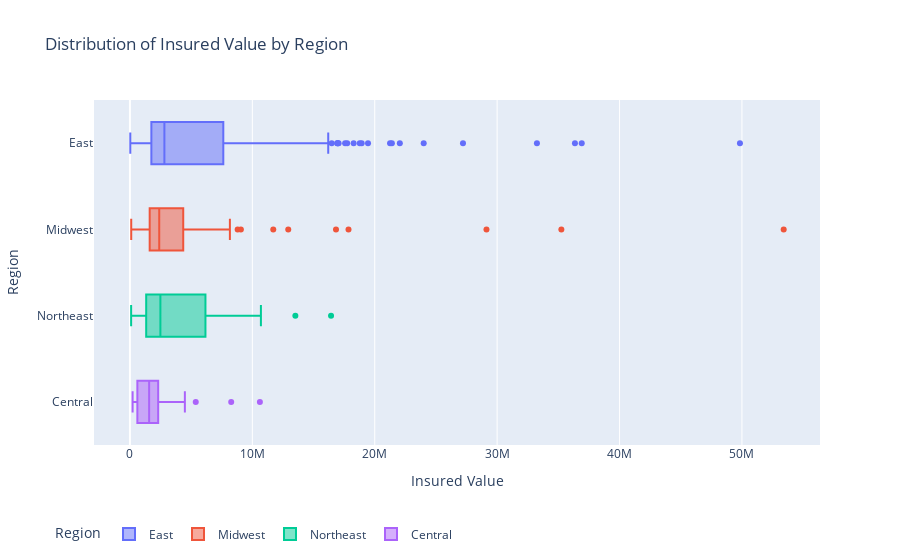
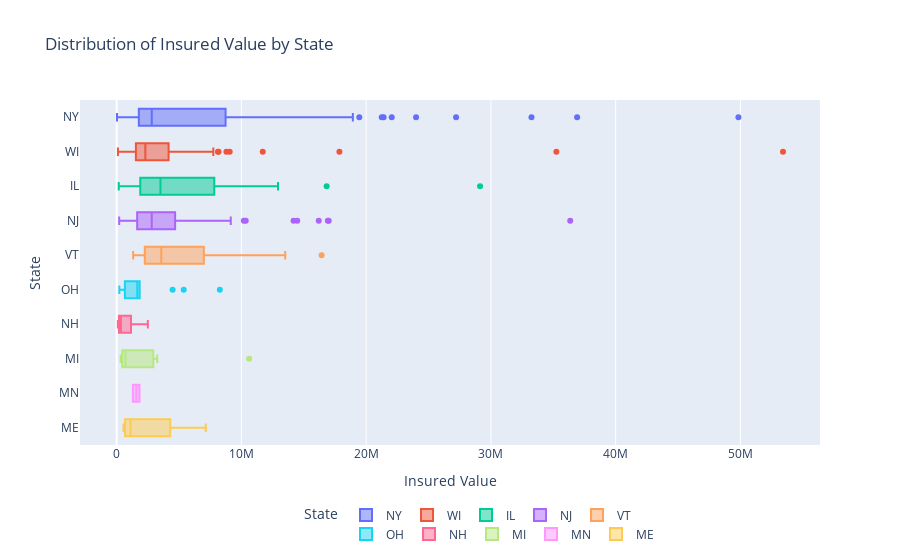
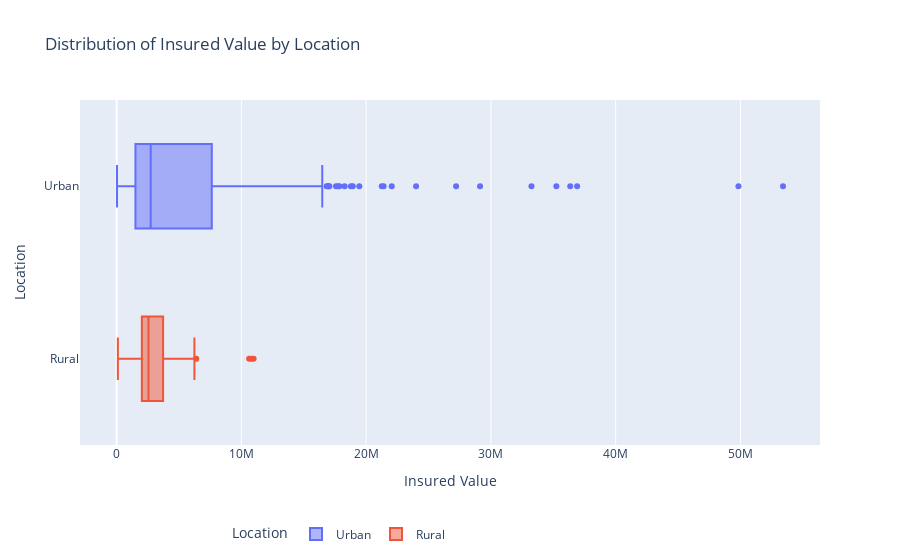
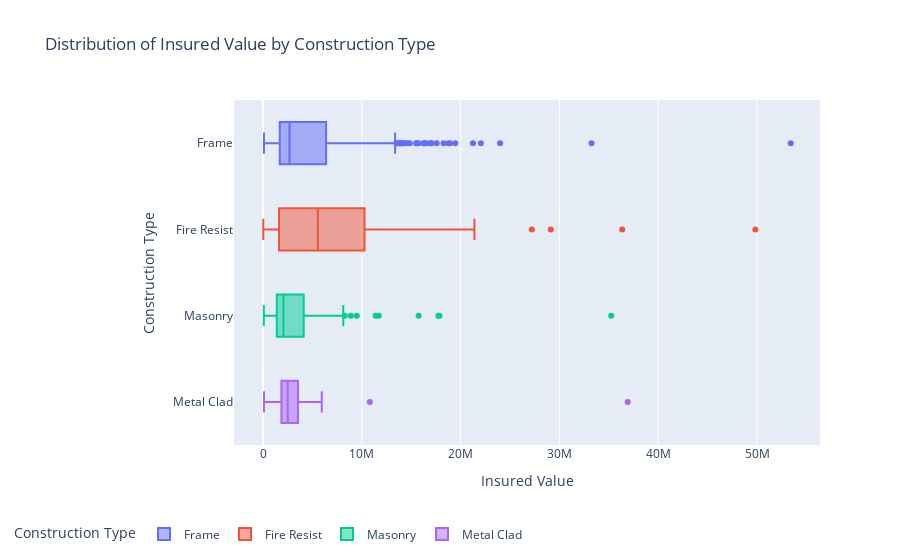

Notebook code for these charts, in order:
### Code cell
def describe_groupby(df,group_vars):
    print(group_vars)
    display(df.groupby(group_vars)['Insured Value'].describe())
    return

pivot_cats = ['Region','State','Location','Construction Type', 'Business Type', 'Earthquake', 'Flood']
for i in pivot_cats:
    describe_groupby(upskill_df, [i])
    fig = px.box(upskill_df, x='Insured Value',y=upskill_df[i],#box=True,
                hover_data=upskill_df.columns,
                color=upskill_df[i],
                title='Distribution of Insured Value by {}'.format(str(i))#height=500
               )
    fig.update_layout(legend=dict(orientation="h",                            
                             yanchor="bottom",
                             y=-.3,                             
                             xanchor="right",                             
                             x=.5                                
                            )
                 )
    fig.show()
describe_groupby(upskill_df,['Region','State'])

### Figure 1 — Plotly figure (JSON) as saved in the notebook; plotly's stock layout.template omitted (floating-point values rounded to 4 significant figures; data arrays with more than 128 entries replaced by an {"elided": "..."} marker saying what was removed)
{"data": [{"alignmentgroup": "True", "customdata": {"elided": "337x12 mixed values"}, "hovertemplate": "Region=%{customdata[4]}<br>Insured Value=%{customdata[5]}<br>Policy=%{customdata[0]}<br>Expiration=%{customdata[1]}<br>Location=%{customdata[2]}<br>State=%{customdata[3]}<br>Construction Type=%{customdata[6]}<br>Business Type=%{customdata[7]}<br>Earthquake=%{customdata[8]}<br>Flood=%{customdata[9]}<br>Expiring Month=%{customdata[10]}<br>Earthquake/Flood Risk=%{customdata[11]}<extra></extra>", "legendgroup": "East", "marker": {"color": "#636efa"}, "name": "East", "notched": false, "offsetgroup": "East", "orientation": "h", "showlegend": true, "type": "box", "x": {"elided": "337 int values"}, "x0": " ", "xaxis": "x", "y": {"elided": "337 str values"}, "y0": " ", "yaxis": "y"}, {"alignmentgroup": "True", "customdata": {"elided": "108x12 mixed values"}, "hovertemplate": "Region=%{customdata[4]}<br>Insured Value=%{customdata[5]}<br>Policy=%{customdata[0]}<br>Expiration=%{customdata[1]}<br>Location=%{customdata[2]}<br>State=%{customdata[3]}<br>Construction Type=%{customdata[6]}<br>Business Type=%{customdata[7]}<br>Earthquake=%{customdata[8]}<br>Flood=%{customdata[9]}<br>Expiring Month=%{customdata[10]}<br>Earthquake/Flood Risk=%{customdata[11]}<extra></extra>", "legendgroup": "Midwest", "marker": {"color": "#EF553B"}, "name": "Midwest", "notched": false, "offsetgroup": "Midwest", "orientation": "h", "showlegend": true, "type": "box", "x": [2052660, 12934500, 928300, 4036000, 11710880, 1432835, 4380200, 53410614, 3145700, 1451100, 8800000, 17856705, 1990915, 1895000, 5000368, 8126500, 5613900, 9062700, 4833900, 2707630, 1152600, 2280000, 1451662, 1568100, 2063960, 6020060, 3725520, 35245000, 294700, 723900, 979572, 4886675, 1834200, 2103390, 7750100, 2867650, 2798650, 4077100, 3086048, 2922600, 500500, 3980100, 2987000, 1658765, 7828000, 6040300, 2224219, 782428, 1397100, 3701573, 6385452, 4671000, 2100000, 2201500, 105000, 29128000, 1778600, 578400, 2205950, 8166050, 3222081, 1365000, 4578800, 172100, 4577032, 1702350, 2025100, 2067500, 1675000, 631410, 2321900, 275000, 1519100, 2182250, 4328620, 685000, 1960200, 16833800, 787500, 2611400, 1305100, 2070000, 1403100, 5503255, 5015000, 504000, 2211300, 2984500, 2502600, 4064995, 3175400, 3741300, 4201800, 2820265, 3952500, 2900000, 2030600, 1063100, 1740000, 2464755, 1400000, 1711268, 539040, 4822450, 4132600, 3883300, 1665100, 1776800], "x0": " ", "xaxis": "x", "y": ["Midwest", "Midwest", "Midwest", "Midwest", "Midwest", "Midwest", "Midwest", "Midwest", "Midwest", "Midwest", "Midwest", "Midwest", "Midwest", "Midwest", "Midwest", "Midwest", "Midwest", "Midwest", "Midwest", "Midwest", "Midwest", "Midwest", "Midwest", "Midwest", "Midwest", "Midwest", "Midwest", "Midwest", "Midwest", "Midwest", "Midwest", "Midwest", "Midwest", "Midwest", "Midwest", "Midwest", "Midwest", "Midwest", "Midwest", "Midwest", "Midwest", "Midwest", "Midwest", "Midwest", "Midwest", "Midwest", "Midwest", "Midwest", "Midwest", "Midwest", "Midwest", "Midwest", "Midwest", "Midwest", "Midwest", "Midwest", "Midwest", "Midwest", "Midwest", "Midwest", "Midwest", "Midwest", "Midwest", "Midwest", "Midwest", "Midwest", "Midwest", "Midwest", "Midwest", "Midwest", "Midwest", "Midwest", "Midwest", "Midwest", "Midwest", "Midwest", "Midwest", "Midwest", "Midwest", "Midwest", "Midwest", "Midwest", "Midwest", "Midwest", "Midwest", "Midwest", "Midwest", "Midwest", "Midwest", "Midwest", "Midwest", "Midwest", "Midwest", "Midwest", "Midwest", "Midwest", "Midwest", "Midwest", "Midwest", "Midwest", "Midwest", "Midwest", "Midwest", "Midwest", "Midwest", "Midwest", "Midwest", "Midwest"], "y0": " ", "yaxis": "y"}, {"alignmentgroup": "True", "customdata": {"elided": "34x12 mixed values"}, "hovertemplate": "Region=%{customdata[4]}<br>Insured Value=%{customdata[5]}<br>Policy=%{customdata[0]}<br>Expiration=%{customdata[1]}<br>Location=%{customdata[2]}<br>State=%{customdata[3]}<br>Construction Type=%{customdata[6]}<br>Business Type=%{customdata[7]}<br>Earthquake=%{customdata[8]}<br>Flood=%{customdata[9]}<br>Expiring Month=%{customdata[10]}<br>Earthquake/Flood Risk=%{customdata[11]}<extra></extra>", "legendgroup": "Northeast", "marker": {"color": "#00cc96"}, "name": "Northeast", "notched": false, "offsetgroup": "Northeast", "orientation": "h", "showlegend": true, "type": "box", "x": [2432875, 7203500, 2985950, 2500000, 5272975, 6354220, 8861500, 97920, 1806500, 3334353, 2785000, 9702682, 2099525, 16429900, 13514081, 3579800, 320000, 10700000, 7150000, 2477200, 1588100, 145680, 1444255, 1325200, 790000, 6000902, 6169400, 552300, 1327600, 2198800, 345000, 626000, 1960000, 4101750], "x0": " ", "xaxis": "x", "y": ["Northeast", "Northeast", "Northeast", "Northeast", "Northeast", "Northeast", "Northeast", "Northeast", "Northeast", "Northeast", "Northeast", "Northeast", "Northeast", "Northeast", "Northeast", "Northeast", "Northeast", "Northeast", "Northeast", "Northeast", "Northeast", "Northeast", "Northeast", "Northeast", "Northeast", "Northeast", "Northeast", "Northeast", "Northeast", "Northeast", "Northeast", "Northeast", "Northeast", "Northeast"], "y0": " ", "yaxis": "y"}, {"alignmentgroup": "True", "customdata": {"elided": "21x12 mixed values"}, "hovertemplate": "Region=%{customdata[4]}<br>Insured Value=%{customdata[5]}<br>Policy=%{customdata[0]}<br>Expiration=%{customdata[1]}<br>Location=%{customdata[2]}<br>State=%{customdata[3]}<br>Construction Type=%{customdata[6]}<br>Business Type=%{customdata[7]}<br>Earthquake=%{customdata[8]}<br>Flood=%{customdata[9]}<br>Expiring Month=%{customdata[10]}<br>Earthquake/Flood Risk=%{customdata[11]}<extra></extra>", "legendgroup": "Central", "marker": {"color": "#ab63fa"}, "name": "Central", "notched": false, "offsetgroup": "Central", "orientation": "h", "showlegend": true, "type": "box", "x": [1529600, 1787900, 1849000, 218490, 5377000, 4488000, 394220, 661900, 714000, 1760800, 10617800, 8272853, 1991600, 1569440, 320000, 1202090, 315000, 3255300, 601000, 608500, 1739100], "x0": " ", "xaxis": "x", "y": ["Central", "Central", "Central", "Central", "Central", "Central", "Central", "Central", "Central", "Central", "Central", "Central", "Central", "Central", "Central", "Central", "Central", "Central", "Central", "Central", "Central"], "y0": " ", "yaxis": "y"}], "layout": {"boxmode": "overlay", "legend": {"orientation": "h", "title": {"text": "Region"}, "tracegroupgap": 0, "x": 0.5, "xanchor": "right", "y": -0.3, "yanchor": "bottom"}, "title": {"text": "Distribution of Insured Value by Region"}, "xaxis": {"anchor": "y", "domain": [0, 1], "title": {"text": "Insured Value"}}, "yaxis": {"anchor": "x", "categoryarray": ["Central", "Northeast", "Midwest", "East"], "categoryorder": "array", "domain": [0, 1], "title": {"text": "Region"}}}}

### Figure 2 — Plotly figure (JSON) as saved in the notebook; plotly's stock layout.template omitted (floating-point values rounded to 4 significant figures; data arrays with more than 128 entries replaced by an {"elided": "..."} marker saying what was removed)
{"data": [{"alignmentgroup": "True", "customdata": {"elided": "261x12 mixed values"}, "hovertemplate": "State=%{customdata[3]}<br>Insured Value=%{customdata[5]}<br>Policy=%{customdata[0]}<br>Expiration=%{customdata[1]}<br>Location=%{customdata[2]}<br>Region=%{customdata[4]}<br>Construction Type=%{customdata[6]}<br>Business Type=%{customdata[7]}<br>Earthquake=%{customdata[8]}<br>Flood=%{customdata[9]}<br>Expiring Month=%{customdata[10]}<br>Earthquake/Flood Risk=%{customdata[11]}<extra></extra>", "legendgroup": "NY", "marker": {"color": "#636efa"}, "name": "NY", "notched": false, "offsetgroup": "NY", "orientation": "h", "showlegend": true, "type": "box", "x": {"elided": "261 int values"}, "x0": " ", "xaxis": "x", "y": {"elided": "261 str values"}, "y0": " ", "yaxis": "y"}, {"alignmentgroup": "True", "customdata": {"elided": "92x12 mixed values"}, "hovertemplate": "State=%{customdata[3]}<br>Insured Value=%{customdata[5]}<br>Policy=%{customdata[0]}<br>Expiration=%{customdata[1]}<br>Location=%{customdata[2]}<br>Region=%{customdata[4]}<br>Construction Type=%{customdata[6]}<br>Business Type=%{customdata[7]}<br>Earthquake=%{customdata[8]}<br>Flood=%{customdata[9]}<br>Expiring Month=%{customdata[10]}<br>Earthquake/Flood Risk=%{customdata[11]}<extra></extra>", "legendgroup": "WI", "marker": {"color": "#EF553B"}, "name": "WI", "notched": false, "offsetgroup": "WI", "orientation": "h", "showlegend": true, "type": "box", "x": [2052660, 928300, 4036000, 11710880, 1432835, 4380200, 53410614, 1451100, 8800000, 17856705, 1990915, 5000368, 8126500, 5613900, 9062700, 4833900, 2707630, 1152600, 2280000, 1451662, 1568100, 2063960, 6020060, 3725520, 35245000, 294700, 723900, 979572, 2103390, 7750100, 2867650, 2798650, 4077100, 3086048, 500500, 3980100, 2987000, 1658765, 6040300, 2224219, 782428, 1397100, 3701573, 6385452, 4671000, 2100000, 2201500, 105000, 1778600, 578400, 2205950, 8166050, 3222081, 1365000, 4577032, 2025100, 2067500, 1675000, 631410, 2321900, 275000, 1519100, 4328620, 685000, 1960200, 2611400, 2070000, 1403100, 5503255, 5015000, 504000, 2211300, 2984500, 2502600, 4064995, 3175400, 3741300, 4201800, 2820265, 3952500, 2900000, 2030600, 1063100, 1740000, 2464755, 1400000, 1711268, 539040, 4822450, 4132600, 1665100, 1776800], "x0": " ", "xaxis": "x", "y": ["WI", "WI", "WI", "WI", "WI", "WI", "WI", "WI", "WI", "WI", "WI", "WI", "WI", "WI", "WI", "WI", "WI", "WI", "WI", "WI", "WI", "WI", "WI", "WI", "WI", "WI", "WI", "WI", "WI", "WI", "WI", "WI", "WI", "WI", "WI", "WI", "WI", "WI", "WI", "WI", "WI", "WI", "WI", "WI", "WI", "WI", "WI", "WI", "WI", "WI", "WI", "WI", "WI", "WI", "WI", "WI", "WI", "WI", "WI", "WI", "WI", "WI", "WI", "WI", "WI", "WI", "WI", "WI", "WI", "WI", "WI", "WI", "WI", "WI", "WI", "WI", "WI", "WI", "WI", "WI", "WI", "WI", "WI", "WI", "WI", "WI", "WI", "WI", "WI", "WI", "WI", "WI"], "y0": " ", "yaxis": "y"}, {"alignmentgroup": "True", "customdata": {"elided": "14x12 mixed values"}, "hovertemplate": "State=%{customdata[3]}<br>Insured Value=%{customdata[5]}<br>Policy=%{customdata[0]}<br>Expiration=%{customdata[1]}<br>Location=%{customdata[2]}<br>Region=%{customdata[4]}<br>Construction Type=%{customdata[6]}<br>Business Type=%{customdata[7]}<br>Earthquake=%{customdata[8]}<br>Flood=%{customdata[9]}<br>Expiring Month=%{customdata[10]}<br>Earthquake/Flood Risk=%{customdata[11]}<extra></extra>", "legendgroup": "IL", "marker": {"color": "#00cc96"}, "name": "IL", "notched": false, "offsetgroup": "IL", "orientation": "h", "showlegend": true, "type": "box", "x": [12934500, 3145700, 1895000, 4886675, 2922600, 7828000, 29128000, 4578800, 172100, 1702350, 2182250, 16833800, 787500, 3883300], "x0": " ", "xaxis": "x", "y": ["IL", "IL", "IL", "IL", "IL", "IL", "IL", "IL", "IL", "IL", "IL", "IL", "IL", "IL"], "y0": " ", "yaxis": "y"}, {"alignmentgroup": "True", "customdata": {"elided": "76x12 mixed values"}, "hovertemplate": "State=%{customdata[3]}<br>Insured Value=%{customdata[5]}<br>Policy=%{customdata[0]}<br>Expiration=%{customdata[1]}<br>Location=%{customdata[2]}<br>Region=%{customdata[4]}<br>Construction Type=%{customdata[6]}<br>Business Type=%{customdata[7]}<br>Earthquake=%{customdata[8]}<br>Flood=%{customdata[9]}<br>Expiring Month=%{customdata[10]}<br>Earthquake/Flood Risk=%{customdata[11]}<extra></extra>", "legendgroup": "NJ", "marker": {"color": "#ab63fa"}, "name": "NJ", "notched": false, "offsetgroup": "NJ", "orientation": "h", "showlegend": true, "type": "box", "x": [472800, 2328650, 2815000, 3189300, 1688300, 1245000, 36356000, 16932600, 3052600, 5918400, 3644800, 2471100, 1300900, 405556, 3839200, 296000, 2249500, 9115500, 2575965, 16998000, 3960000, 4651680, 1761960, 2455000, 3363463, 10346950, 8150000, 4193603, 1693000, 9148076, 3950000, 14183900, 1595500, 1045000, 4483000, 14474600, 1374100, 10198700, 16200000, 2812559, 400000, 373500, 299400, 5460000, 1463800, 3700000, 1604800, 371600, 3432600, 4726686, 320100, 1840000, 2269865, 2753500, 1554500, 1115870, 2329942, 2003000, 2423500, 3062000, 1975000, 205000, 1936200, 3028850, 1563500, 4978985, 6253000, 1807440, 3990000, 5850000, 6250000, 3356200, 2837500, 3750000, 5114500, 2432600], "x0": " ", "xaxis": "x", "y": ["NJ", "NJ", "NJ", "NJ", "NJ", "NJ", "NJ", "NJ", "NJ", "NJ", "NJ", "NJ", "NJ", "NJ", "NJ", "NJ", "NJ", "NJ", "NJ", "NJ", "NJ", "NJ", "NJ", "NJ", "NJ", "NJ", "NJ", "NJ", "NJ", "NJ", "NJ", "NJ", "NJ", "NJ", "NJ", "NJ", "NJ", "NJ", "NJ", "NJ", "NJ", "NJ", "NJ", "NJ", "NJ", "NJ", "NJ", "NJ", "NJ", "NJ", "NJ", "NJ", "NJ", "NJ", "NJ", "NJ", "NJ", "NJ", "NJ", "NJ", "NJ", "NJ", "NJ", "NJ", "NJ", "NJ", "NJ", "NJ", "NJ", "NJ", "NJ", "NJ", "NJ", "NJ", "NJ", "NJ"], "y0": " ", "yaxis": "y"}, {"alignmentgroup": "True", "customdata": {"elided": "23x12 mixed values"}, "hovertemplate": "State=%{customdata[3]}<br>Insured Value=%{customdata[5]}<br>Policy=%{customdata[0]}<br>Expiration=%{customdata[1]}<br>Location=%{customdata[2]}<br>Region=%{customdata[4]}<br>Construction Type=%{customdata[6]}<br>Business Type=%{customdata[7]}<br>Earthquake=%{customdata[8]}<br>Flood=%{customdata[9]}<br>Expiring Month=%{customdata[10]}<br>Earthquake/Flood Risk=%{customdata[11]}<extra></extra>", "legendgroup": "VT", "marker": {"color": "#FFA15A"}, "name": "VT", "notched": false, "offsetgroup": "VT", "orientation": "h", "showlegend": true, "type": "box", "x": [2432875, 7203500, 2985950, 5272975, 6354220, 8861500, 1806500, 3334353, 2785000, 9702682, 2099525, 16429900, 13514081, 3579800, 10700000, 2477200, 1588100, 1325200, 6000902, 6169400, 2198800, 1960000, 4101750], "x0": " ", "xaxis": "x", "y": ["VT", "VT", "VT", "VT", "VT", "VT", "VT", "VT", "VT", "VT", "VT", "VT", "VT", "VT", "VT", "VT", "VT", "VT", "VT", "VT", "VT", "VT", "VT"], "y0": " ", "yaxis": "y"}, {"alignmentgroup": "True", "customdata": {"elided": "14x12 mixed values"}, "hovertemplate": "State=%{customdata[3]}<br>Insured Value=%{customdata[5]}<br>Policy=%{customdata[0]}<br>Expiration=%{customdata[1]}<br>Location=%{customdata[2]}<br>Region=%{customdata[4]}<br>Construction Type=%{customdata[6]}<br>Business Type=%{customdata[7]}<br>Earthquake=%{customdata[8]}<br>Flood=%{customdata[9]}<br>Expiring Month=%{customdata[10]}<br>Earthquake/Flood Risk=%{customdata[11]}<extra></extra>", "legendgroup": "OH", "marker": {"color": "#19d3f3"}, "name": "OH", "notched": false, "offsetgroup": "OH", "orientation": "h", "showlegend": true, "type": "box", "x": [1529600, 1787900, 1849000, 218490, 5377000, 4488000, 661900, 1760800, 8272853, 1569440, 320000, 1202090, 608500, 1739100], "x0": " ", "xaxis": "x", "y": ["OH", "OH", "OH", "OH", "OH", "OH", "OH", "OH", "OH", "OH", "OH", "OH", "OH", "OH"], "y0": " ", "yaxis": "y"}, {"alignmentgroup": "True", "customdata": [[100367, "2021-02-24T00:00:00", "Urban", "NH", "Northeast", 2500000, "Metal Clad", "Manufacturing", "N", "N", "2021-02", "N, N"], [100580, "2021-03-30T00:00:00", "Urban", "NH", "Northeast", 97920, "Frame", "Office Bldg", "Y", "Y", "2021-03", "Y, Y"], [100799, "2021-08-30T00:00:00", "Urban", "NH", "Northeast", 320000, "Masonry", "Retail", "N", "N", "2021-08", "N, N"], [100904, "2021-10-13T00:00:00", "Urban", "NH", "Northeast", 145680, "Frame", "Office Bldg", "N", "N", "2021-10", "N, N"], [101053, "2021-12-07T00:00:00", "Urban", "NH", "Northeast", 1327600, "Frame", "Apartment", "N", "N", "2021-12", "N, N"], [101105, "2021-12-24T00:00:00", "Urban", "NH", "Northeast", 345000, "Metal Clad", "Retail", "N", "N", "2021-12", "N, N"], [100229, "2021-12-26T00:00:00", "Urban", "NH", "Northeast", 626000, "Masonry", "Office Bldg", "N", "N", "2021-12", "N, N"]], "hovertemplate": "State=%{customdata[3]}<br>Insured Value=%{customdata[5]}<br>Policy=%{customdata[0]}<br>Expiration=%{customdata[1]}<br>Location=%{customdata[2]}<br>Region=%{customdata[4]}<br>Construction Type=%{customdata[6]}<br>Business Type=%{customdata[7]}<br>Earthquake=%{customdata[8]}<br>Flood=%{customdata[9]}<br>Expiring Month=%{customdata[10]}<br>Earthquake/Flood Risk=%{customdata[11]}<extra></extra>", "legendgroup": "NH", "marker": {"color": "#FF6692"}, "name": "NH", "notched": false, "offsetgroup": "NH", "orientation": "h", "showlegend": true, "type": "box", "x": [2500000, 97920, 320000, 145680, 1327600, 345000, 626000], "x0": " ", "xaxis": "x", "y": ["NH", "NH", "NH", "NH", "NH", "NH", "NH"], "y0": " ", "yaxis": "y"}, {"alignmentgroup": "True", "customdata": [[100621, "2021-04-25T00:00:00", "Urban", "MI", "Central", 394220, "Frame", "Retail", "N", "N", "2021-04", "N, N"], [100635, "2021-05-18T00:00:00", "Urban", "MI", "Central", 714000, "Frame", "Apartment", "N", "N", "2021-05", "N, N"], [100709, "2021-05-22T00:00:00", "Rural", "MI", "Central", 10617800, "Frame", "Manufacturing", "Y", "Y", "2021-05", "Y, Y"], [100783, "2021-06-09T00:00:00", "Urban", "MI", "Central", 1991600, "Frame", "Organization", "N", "N", "2021-06", "N, N"], [100259, "2021-11-18T00:00:00", "Urban", "MI", "Central", 315000, "Frame", "Apartment", "N", "N", "2021-11", "N, N"], [100998, "2021-11-19T00:00:00", "Urban", "MI", "Central", 3255300, "Frame", "Hospitality", "N", "N", "2021-11", "N, N"], [101011, "2021-11-23T00:00:00", "Urban", "MI", "Central", 601000, "Frame", "Other", "N", "N", "2021-11", "N, N"]], "hovertemplate": "State=%{customdata[3]}<br>Insured Value=%{customdata[5]}<br>Policy=%{customdata[0]}<br>Expiration=%{customdata[1]}<br>Location=%{customdata[2]}<br>Region=%{customdata[4]}<br>Construction Type=%{customdata[6]}<br>Business Type=%{customdata[7]}<br>Earthquake=%{customdata[8]}<br>Flood=%{customdata[9]}<br>Expiring Month=%{customdata[10]}<br>Earthquake/Flood Risk=%{customdata[11]}<extra></extra>", "legendgroup": "MI", "marker": {"color": "#B6E880"}, "name": "MI", "notched": false, "offsetgroup": "MI", "orientation": "h", "showlegend": true, "type": "box", "x": [394220, 714000, 10617800, 1991600, 315000, 3255300, 601000], "x0": " ", "xaxis": "x", "y": ["MI", "MI", "MI", "MI", "MI", "MI", "MI"], "y0": " ", "yaxis": "y"}, {"alignmentgroup": "True", "customdata": [[100656, "2021-05-06T00:00:00", "Urban", "MN", "Midwest", 1834200, "Frame", "Hospitality", "Y", "Y", "2021-05", "Y, Y"], [100975, "2021-11-10T00:00:00", "Urban", "MN", "Midwest", 1305100, "Frame", "Apartment", "Y", "Y", "2021-11", "Y, Y"]], "hovertemplate": "State=%{customdata[3]}<br>Insured Value=%{customdata[5]}<br>Policy=%{customdata[0]}<br>Expiration=%{customdata[1]}<br>Location=%{customdata[2]}<br>Region=%{customdata[4]}<br>Construction Type=%{customdata[6]}<br>Business Type=%{customdata[7]}<br>Earthquake=%{customdata[8]}<br>Flood=%{customdata[9]}<br>Expiring Month=%{customdata[10]}<br>Earthquake/Flood Risk=%{customdata[11]}<extra></extra>", "legendgroup": "MN", "marker": {"color": "#FF97FF"}, "name": "MN", "notched": false, "offsetgroup": "MN", "orientation": "h", "showlegend": true, "type": "box", "x": [1834200, 1305100], "x0": " ", "xaxis": "x", "y": ["MN", "MN"], "y0": " ", "yaxis": "y"}, {"alignmentgroup": "True", "customdata": [[100828, "2021-09-09T00:00:00", "Urban", "ME", "Northeast", 7150000, "Masonry", "Apartment", "Y", "Y", "2021-09", "Y, Y"], [100228, "2021-10-21T00:00:00", "Urban", "ME", "Northeast", 1444255, "Frame", "Organization", "N", "N", "2021-10", "N, N"], [100987, "2021-11-13T00:00:00", "Urban", "ME", "Northeast", 790000, "Masonry", "Apartment", "N", "N", "2021-11", "N, N"], [100235, "2021-12-05T00:00:00", "Urban", "ME", "Northeast", 552300, "Frame", "Apartment", "N", "N", "2021-12", "N, N"]], "hovertemplate": "State=%{customdata[3]}<br>Insured Value=%{customdata[5]}<br>Policy=%{customdata[0]}<br>Expiration=%{customdata[1]}<br>Location=%{customdata[2]}<br>Region=%{customdata[4]}<br>Construction Type=%{customdata[6]}<br>Business Type=%{customdata[7]}<br>Earthquake=%{customdata[8]}<br>Flood=%{customdata[9]}<br>Expiring Month=%{customdata[10]}<br>Earthquake/Flood Risk=%{customdata[11]}<extra></extra>", "legendgroup": "ME", "marker": {"color": "#FECB52"}, "name": "ME", "notched": false, "offsetgroup": "ME", "orientation": "h", "showlegend": true, "type": "box", "x": [7150000, 1444255, 790000, 552300], "x0": " ", "xaxis": "x", "y": ["ME", "ME", "ME", "ME"], "y0": " ", "yaxis": "y"}], "layout": {"boxmode": "overlay", "legend": {"orientation": "h", "title": {"text": "State"}, "tracegroupgap": 0, "x": 0.5, "xanchor": "right", "y": -0.3, "yanchor": "bottom"}, "title": {"text": "Distribution of Insured Value by State"}, "xaxis": {"anchor": "y", "domain": [0, 1], "title": {"text": "Insured Value"}}, "yaxis": {"anchor": "x", "categoryarray": ["ME", "MN", "MI", "NH", "OH", "VT", "NJ", "IL", "WI", "NY"], "categoryorder": "array", "domain": [0, 1], "title": {"text": "State"}}}}

### Figure 3 — Plotly figure (JSON) as saved in the notebook; plotly's stock layout.template omitted (floating-point values rounded to 4 significant figures; data arrays with more than 128 entries replaced by an {"elided": "..."} marker saying what was removed)
{"data": [{"alignmentgroup": "True", "customdata": {"elided": "405x12 mixed values"}, "hovertemplate": "Location=%{customdata[2]}<br>Insured Value=%{customdata[5]}<br>Policy=%{customdata[0]}<br>Expiration=%{customdata[1]}<br>State=%{customdata[3]}<br>Region=%{customdata[4]}<br>Construction Type=%{customdata[6]}<br>Business Type=%{customdata[7]}<br>Earthquake=%{customdata[8]}<br>Flood=%{customdata[9]}<br>Expiring Month=%{customdata[10]}<br>Earthquake/Flood Risk=%{customdata[11]}<extra></extra>", "legendgroup": "Urban", "marker": {"color": "#636efa"}, "name": "Urban", "notched": false, "offsetgroup": "Urban", "orientation": "h", "showlegend": true, "type": "box", "x": {"elided": "405 int values"}, "x0": " ", "xaxis": "x", "y": {"elided": "405 str values"}, "y0": " ", "yaxis": "y"}, {"alignmentgroup": "True", "customdata": {"elided": "95x12 mixed values"}, "hovertemplate": "Location=%{customdata[2]}<br>Insured Value=%{customdata[5]}<br>Policy=%{customdata[0]}<br>Expiration=%{customdata[1]}<br>State=%{customdata[3]}<br>Region=%{customdata[4]}<br>Construction Type=%{customdata[6]}<br>Business Type=%{customdata[7]}<br>Earthquake=%{customdata[8]}<br>Flood=%{customdata[9]}<br>Expiring Month=%{customdata[10]}<br>Earthquake/Flood Risk=%{customdata[11]}<extra></extra>", "legendgroup": "Rural", "marker": {"color": "#EF553B"}, "name": "Rural", "notched": false, "offsetgroup": "Rural", "orientation": "h", "showlegend": true, "type": "box", "x": [2052660, 2219900, 1432835, 2529400, 3145700, 2145420, 2550750, 2937200, 2050000, 3805200, 1417800, 5613900, 2985950, 2233200, 1498850, 1599860, 2707630, 1152600, 4102500, 2446600, 1451662, 1649105, 1568100, 2244800, 6020060, 3725520, 2006700, 4353100, 1973200, 3074775, 2103390, 2867650, 2798650, 1651300, 3660780, 1419500, 2099525, 3943000, 10617800, 1927450, 2660299, 1658765, 1958400, 2224219, 3136600, 3579800, 5781710, 6385452, 199000, 2201500, 1778600, 3866420, 2480800, 2477200, 172100, 2562500, 3409000, 2182250, 4328620, 2534633, 4127900, 2611400, 2398000, 4981500, 3067800, 2636313, 4477175, 10811785, 10979275, 6000902, 2336132, 2984500, 2162291, 4064995, 3295800, 2806200, 2820265, 2943800, 2013357, 4017155, 2198800, 3553009, 1882600, 2393232, 5017360, 2464755, 3724339, 100000, 1121600, 3920500, 4132600, 6235057, 1960000, 2500000, 1480755], "x0": " ", "xaxis": "x", "y": ["Rural", "Rural", "Rural", "Rural", "Rural", "Rural", "Rural", "Rural", "Rural", "Rural", "Rural", "Rural", "Rural", "Rural", "Rural", "Rural", "Rural", "Rural", "Rural", "Rural", "Rural", "Rural", "Rural", "Rural", "Rural", "Rural", "Rural", "Rural", "Rural", "Rural", "Rural", "Rural", "Rural", "Rural", "Rural", "Rural", "Rural", "Rural", "Rural", "Rural", "Rural", "Rural", "Rural", "Rural", "Rural", "Rural", "Rural", "Rural", "Rural", "Rural", "Rural", "Rural", "Rural", "Rural", "Rural", "Rural", "Rural", "Rural", "Rural", "Rural", "Rural", "Rural", "Rural", "Rural", "Rural", "Rural", "Rural", "Rural", "Rural", "Rural", "Rural", "Rural", "Rural", "Rural", "Rural", "Rural", "Rural", "Rural", "Rural", "Rural", "Rural", "Rural", "Rural", "Rural", "Rural", "Rural", "Rural", "Rural", "Rural", "Rural", "Rural", "Rural", "Rural", "Rural", "Rural"], "y0": " ", "yaxis": "y"}], "layout": {"boxmode": "overlay", "legend": {"orientation": "h", "title": {"text": "Location"}, "tracegroupgap": 0, "x": 0.5, "xanchor": "right", "y": -0.3, "yanchor": "bottom"}, "title": {"text": "Distribution of Insured Value by Location"}, "xaxis": {"anchor": "y", "domain": [0, 1], "title": {"text": "Insured Value"}}, "yaxis": {"anchor": "x", "categoryarray": ["Rural", "Urban"], "categoryorder": "array", "domain": [0, 1], "title": {"text": "Location"}}}}

### Figure 4 — Plotly figure (JSON) as saved in the notebook; plotly's stock layout.template omitted (floating-point values rounded to 4 significant figures; data arrays with more than 128 entries replaced by an {"elided": "..."} marker saying what was removed)
{"data": [{"alignmentgroup": "True", "customdata": {"elided": "322x12 mixed values"}, "hovertemplate": "Construction Type=%{customdata[6]}<br>Insured Value=%{customdata[5]}<br>Policy=%{customdata[0]}<br>Expiration=%{customdata[1]}<br>Location=%{customdata[2]}<br>State=%{customdata[3]}<br>Region=%{customdata[4]}<br>Business Type=%{customdata[7]}<br>Earthquake=%{customdata[8]}<br>Flood=%{customdata[9]}<br>Expiring Month=%{customdata[10]}<br>Earthquake/Flood Risk=%{customdata[11]}<extra></extra>", "legendgroup": "Frame", "marker": {"color": "#636efa"}, "name": "Frame", "notched": false, "offsetgroup": "Frame", "orientation": "h", "showlegend": true, "type": "box", "x": {"elided": "322 int values"}, "x0": " ", "xaxis": "x", "y": {"elided": "322 str values"}, "y0": " ", "yaxis": "y"}, {"alignmentgroup": "True", "customdata": {"elided": "39x12 mixed values"}, "hovertemplate": "Construction Type=%{customdata[6]}<br>Insured Value=%{customdata[5]}<br>Policy=%{customdata[0]}<br>Expiration=%{customdata[1]}<br>Location=%{customdata[2]}<br>State=%{customdata[3]}<br>Region=%{customdata[4]}<br>Business Type=%{customdata[7]}<br>Earthquake=%{customdata[8]}<br>Flood=%{customdata[9]}<br>Expiring Month=%{customdata[10]}<br>Earthquake/Flood Risk=%{customdata[11]}<extra></extra>", "legendgroup": "Fire Resist", "marker": {"color": "#EF553B"}, "name": "Fire Resist", "notched": false, "offsetgroup": "Fire Resist", "orientation": "h", "showlegend": true, "type": "box", "x": [8678500, 2432875, 8800000, 21400000, 36356000, 16932600, 9062700, 7585000, 10302000, 49837500, 723900, 14474600, 2758482, 10198700, 1280000, 205000, 29128000, 8166050, 7700000, 11147050, 5056900, 2562500, 2067500, 16833800, 535000, 1975000, 205000, 5550000, 30000, 1500000, 8115500, 3741300, 2900000, 275000, 27208210, 645000, 9000000, 1480000, 4101750], "x0": " ", "xaxis": "x", "y": ["Fire Resist", "Fire Resist", "Fire Resist", "Fire Resist", "Fire Resist", "Fire Resist", "Fire Resist", "Fire Resist", "Fire Resist", "Fire Resist", "Fire Resist", "Fire Resist", "Fire Resist", "Fire Resist", "Fire Resist", "Fire Resist", "Fire Resist", "Fire Resist", "Fire Resist", "Fire Resist", "Fire Resist", "Fire Resist", "Fire Resist", "Fire Resist", "Fire Resist", "Fire Resist", "Fire Resist", "Fire Resist", "Fire Resist", "Fire Resist", "Fire Resist", "Fire Resist", "Fire Resist", "Fire Resist", "Fire Resist", "Fire Resist", "Fire Resist", "Fire Resist", "Fire Resist"], "y0": " ", "yaxis": "y"}, {"alignmentgroup": "True", "customdata": {"elided": "108x12 mixed values"}, "hovertemplate": "Construction Type=%{customdata[6]}<br>Insured Value=%{customdata[5]}<br>Policy=%{customdata[0]}<br>Expiration=%{customdata[1]}<br>Location=%{customdata[2]}<br>State=%{customdata[3]}<br>Region=%{customdata[4]}<br>Business Type=%{customdata[7]}<br>Earthquake=%{customdata[8]}<br>Flood=%{customdata[9]}<br>Expiring Month=%{customdata[10]}<br>Earthquake/Flood Risk=%{customdata[11]}<extra></extra>", "legendgroup": "Masonry", "marker": {"color": "#00cc96"}, "name": "Masonry", "notched": false, "offsetgroup": "Masonry", "orientation": "h", "showlegend": true, "type": "box", "x": [1925000, 928300, 4762808, 4036000, 472800, 11710880, 82000, 192000, 1529600, 4380200, 3189300, 17856705, 1990915, 1895000, 5000368, 8126500, 11400000, 140000, 725000, 5613900, 1300900, 9493313, 4833900, 3839200, 7611000, 1600000, 8892200, 1451662, 1761960, 2063960, 6020060, 3725520, 35245000, 294700, 4886675, 4156000, 2103390, 7750100, 2798650, 270000, 1374100, 4077100, 1974300, 2570600, 3107790, 400000, 2922600, 500500, 3980100, 2987000, 1658765, 8272853, 7828000, 17746832, 6040300, 782428, 1397100, 320000, 4671000, 1875000, 105000, 3700000, 578400, 7150000, 710400, 2205950, 3222081, 1365000, 1588100, 2025100, 1569440, 2131900, 1856637, 275000, 1519100, 1840000, 685000, 503000, 2269865, 1960200, 2753500, 15750000, 320000, 2003000, 790000, 2070000, 2080000, 2000000, 5503255, 5015000, 2211300, 2502600, 4064995, 2350000, 3175400, 2000300, 1510000, 3952500, 1063100, 2854500, 3356200, 1740000, 1400000, 1780000, 4822450, 1125600, 626000, 1425000], "x0": " ", "xaxis": "x", "y": ["Masonry", "Masonry", "Masonry", "Masonry", "Masonry", "Masonry", "Masonry", "Masonry", "Masonry", "Masonry", "Masonry", "Masonry", "Masonry", "Masonry", "Masonry", "Masonry", "Masonry", "Masonry", "Masonry", "Masonry", "Masonry", "Masonry", "Masonry", "Masonry", "Masonry", "Masonry", "Masonry", "Masonry", "Masonry", "Masonry", "Masonry", "Masonry", "Masonry", "Masonry", "Masonry", "Masonry", "Masonry", "Masonry", "Masonry", "Masonry", "Masonry", "Masonry", "Masonry", "Masonry", "Masonry", "Masonry", "Masonry", "Masonry", "Masonry", "Masonry", "Masonry", "Masonry", "Masonry", "Masonry", "Masonry", "Masonry", "Masonry", "Masonry", "Masonry", "Masonry", "Masonry", "Masonry", "Masonry", "Masonry", "Masonry", "Masonry", "Masonry", "Masonry", "Masonry", "Masonry", "Masonry", "Masonry", "Masonry", "Masonry", "Masonry", "Masonry", "Masonry", "Masonry", "Masonry", "Masonry", "Masonry", "Masonry", "Masonry", "Masonry", "Masonry", "Masonry", "Masonry", "Masonry", "Masonry", "Masonry", "Masonry", "Masonry", "Masonry", "Masonry", "Masonry", "Masonry", "Masonry", "Masonry", "Masonry", "Masonry", "Masonry", "Masonry", "Masonry", "Masonry", "Masonry", "Masonry", "Masonry", "Masonry"], "y0": " ", "yaxis": "y"}, {"alignmentgroup": "True", "customdata": {"elided": "31x12 mixed values"}, "hovertemplate": "Construction Type=%{customdata[6]}<br>Insured Value=%{customdata[5]}<br>Policy=%{customdata[0]}<br>Expiration=%{customdata[1]}<br>Location=%{customdata[2]}<br>State=%{customdata[3]}<br>Region=%{customdata[4]}<br>Business Type=%{customdata[7]}<br>Earthquake=%{customdata[8]}<br>Flood=%{customdata[9]}<br>Expiring Month=%{customdata[10]}<br>Earthquake/Flood Risk=%{customdata[11]}<extra></extra>", "legendgroup": "Metal Clad", "marker": {"color": "#ab63fa"}, "name": "Metal Clad", "notched": false, "offsetgroup": "Metal Clad", "orientation": "h", "showlegend": true, "type": "box", "x": [2815000, 1849000, 3805200, 2500000, 2029500, 1498850, 220000, 2835800, 3334353, 2730000, 963100, 36909180, 3579800, 953100, 5950500, 3409000, 3798400, 4127900, 2398000, 2815900, 1922800, 10811785, 2336132, 2984500, 2325718, 2464755, 100000, 1121600, 345000, 2500000, 3883300], "x0": " ", "xaxis": "x", "y": ["Metal Clad", "Metal Clad", "Metal Clad", "Metal Clad", "Metal Clad", "Metal Clad", "Metal Clad", "Metal Clad", "Metal Clad", "Metal Clad", "Metal Clad", "Metal Clad", "Metal Clad", "Metal Clad", "Metal Clad", "Metal Clad", "Metal Clad", "Metal Clad", "Metal Clad", "Metal Clad", "Metal Clad", "Metal Clad", "Metal Clad", "Metal Clad", "Metal Clad", "Metal Clad", "Metal Clad", "Metal Clad", "Metal Clad", "Metal Clad", "Metal Clad"], "y0": " ", "yaxis": "y"}], "layout": {"boxmode": "overlay", "legend": {"orientation": "h", "title": {"text": "Construction Type"}, "tracegroupgap": 0, "x": 0.5, "xanchor": "right", "y": -0.3, "yanchor": "bottom"}, "title": {"text": "Distribution of Insured Value by Construction Type"}, "xaxis": {"anchor": "y", "domain": [0, 1], "title": {"text": "Insured Value"}}, "yaxis": {"anchor": "x", "categoryarray": ["Metal Clad", "Masonry", "Fire Resist", "Frame"], "categoryorder": "array", "domain": [0, 1], "title": {"text": "Construction Type"}}}}
